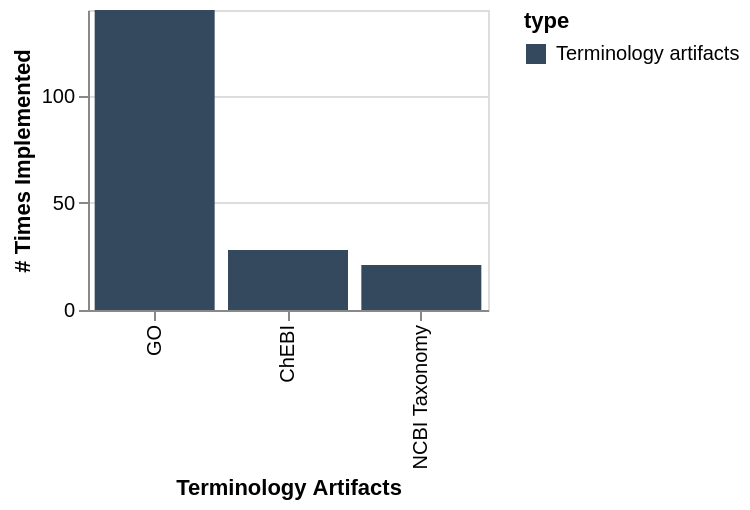

Express this chart as Vega-Lite.
### Vega-Lite specification from a JSON file in a GitHub repository (floating-point values rounded to 4 significant figures)
{"$schema": "https://vega.github.io/schema/vega-lite/v2.json", "data": {"values": [{"name": "GO", "type": "Terminology artifacts", "size": 140, "index": 9, "total": 343}, {"name": "ChEBI", "type": "Terminology artifacts", "size": 28, "index": 10, "total": 343}, {"name": "NCBI Taxonomy", "type": "Terminology artifacts", "size": 21, "index": 11, "total": 343}]}, "mark": "bar", "encoding": {"y": {"field": "size", "type": "quantitative", "axis": {"title": "# Times Implemented"}}, "x": {"field": "name", "type": "nominal", "axis": {"title": "Terminology Artifacts"}, "sort": {"field": "type", "order": "ascending"}}, "color": {"field": "type", "type": "nominal", "scale": {"range": ["#34495E"]}}}, "config": {"facet": {"cell": {"strokeWidth": 0}}, "axis": {"domainWidth": 1}}, "width": 200, "height": 150}
